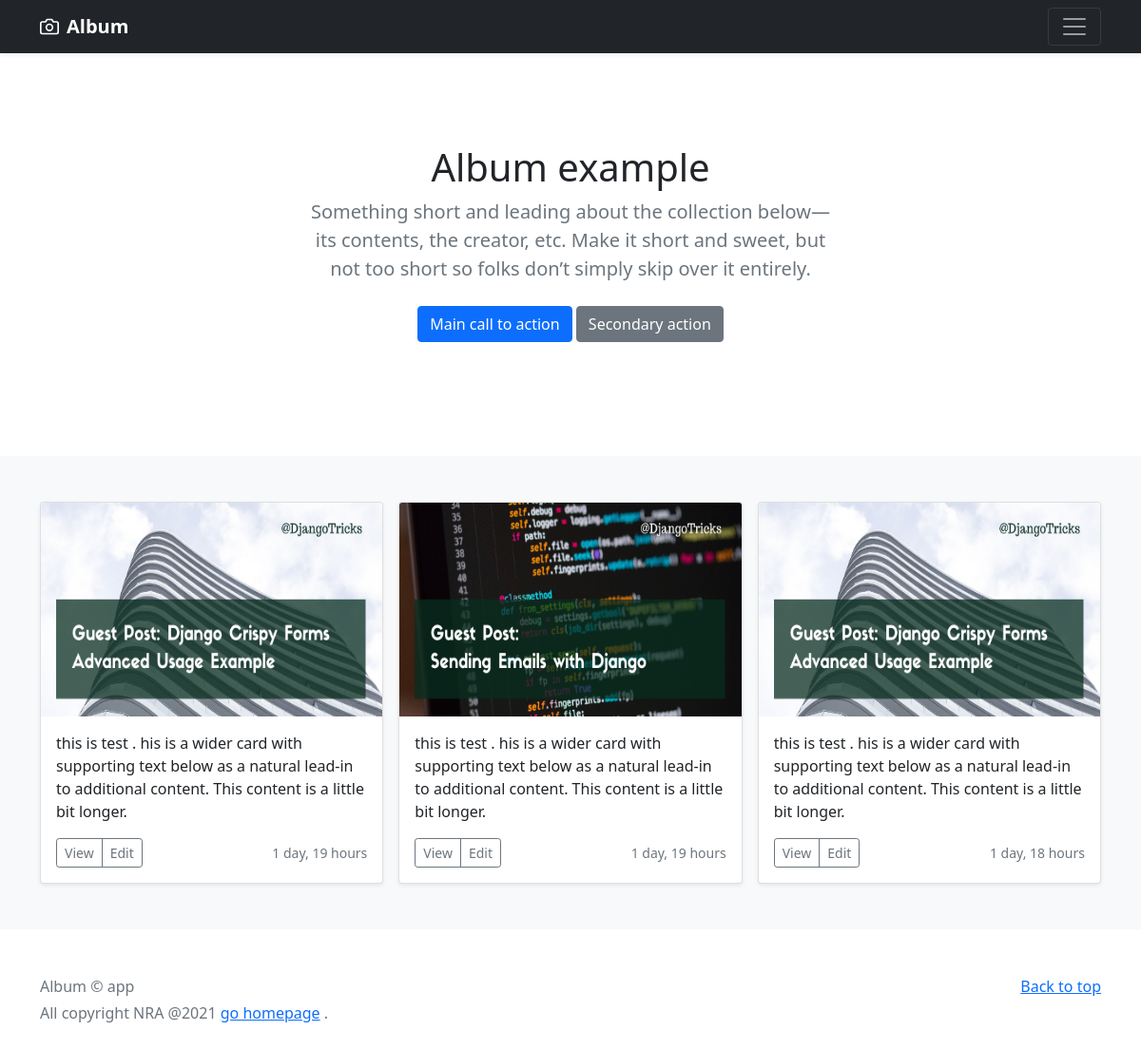
Screenshot of /album/ with the database file from the repository.
### album/models.py (models this page shows)
class Album(models.Model):
    thumbnail = models.ImageField(upload_to='album/photo/')
    description = models.TextField()
    creation =models.DateTimeField(auto_now_add=True)

### album/views.py (the view)
# urls.py: path('',views.album, name = 'album'),
def album(request):
    albums = Album.objects.all()
    context ={
        'albums':albums
    }
    return render(request,'album/index.html',context)

### templates/album/index.html (shortened to what this page needs)
{% load static %}
<!doctype html>
<html lang="en">
  <head>
<link href="{% static "assets/dist/css/bootstrap.min.css" %}" rel="stylesheet">
  </head>
  <body>
<header>
  <div class="navbar navbar-dark bg-dark shadow-sm">
    <div class="container">
      <a href="#" class="navbar-brand d-flex align-items-center">
        <strong>Album</strong>
      </a>
      <button class="navbar-toggler" type="button" data-bs-toggle="collapse" data-bs-target="#navbarHeader" aria-controls="navbarHeader" aria-expanded="false" aria-label="Toggle navigation">
        <span class="navbar-toggler-icon"></span>
      </button>
    </div>
  </div>
</header>
<main>
  <section class="py-5 text-center container">
    <div class="row py-lg-5">
      <div class="col-lg-6 col-md-8 mx-auto">
        <h1 class="fw-light">Album example</h1>
        <p class="lead text-muted">Something short and leading about the collection below—its contents, the creator, etc. Make it short and sweet, but not too short so folks don’t simply skip over it entirely.</p>
        <p>
          <a href="#" class="btn btn-primary my-2">Main call to action</a>
          <a href="#" class="btn btn-secondary my-2">Secondary action</a>
        </p>
      </div>
    </div>
  </section>
  <div class="album py-5 bg-light">
    <div class="container">
      <div class="row row-cols-1 row-cols-sm-2 row-cols-md-3 g-3">
        {% for album in albums %}
        <div class="col">
          <div class="card shadow-sm">
            <img class="bd-placeholder-img card-img-top" width="100%" height="225" src="{{ album.thumbnail.url }}" alt='image' >
            <div class="card-body">
              <p class="card-text">{{ album.description }}</p>
              <div class="d-flex justify-content-between align-items-center">
                <div class="btn-group">
                  <button type="button" class="btn btn-sm btn-outline-secondary">View</button>
                  <button type="button" class="btn btn-sm btn-outline-secondary">Edit</button>
                </div>
                <small class="text-muted">{{ album.creation | timesince }}</small>
              </div>
            </div>
          </div>
        </div>
      {% endfor %}
    </div>
    </div>
  </div>
</main>
<footer class="text-muted py-5">
  <div class="container">
    <p class="float-end mb-1">
      <a href="#">Back to top</a>
    </p>
    <p class="mb-1">Album  &copy; app </p>
    <p class="mb-0">All copyright NRA @2021 <a href="/">go homepage</a>  <a href="#"></a>.</p>
  </div>
</footer>
  </body>
</html>

### templates/album/index.html (style rules this page uses)
.bd-placeholder-img { font-size: 1.125rem; text-anchor: middle; -webkit-user-select: none; -moz-user-select: none; user-select: none; }

### rows the page displays
Album: thumbnail (picture), description "this is test . his is a wider card with supporting text below as a natural lead-in to additional content. This content is a little bit longer.", creation "1 day, 19 hours"
Album: thumbnail (picture), description "this is test . his is a wider card with supporting text below as a natural lead-in to additional content. This content is a little bit longer.", creation "1 day, 19 hours"
Album: thumbnail (picture), description "this is test . his is a wider card with supporting text below as a natural lead-in to additional content. This content is a little bit longer.", creation "1 day, 18 hours"
